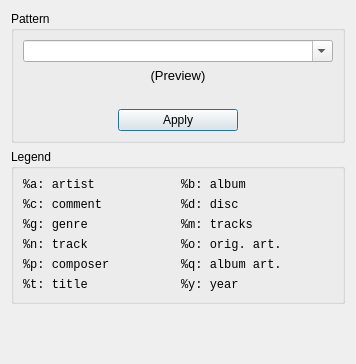
<?xml version="1.0" encoding="UTF-8"?>
<ui version="4.0">
 <class>PatternRename</class>
 <widget class="QWidget" name="PatternRename">
  <property name="geometry">
   <rect>
    <x>0</x>
    <y>0</y>
    <width>356</width>
    <height>364</height>
   </rect>
  </property>
  <property name="windowTitle">
   <string>Form</string>
  </property>
  <layout class="QVBoxLayout" name="verticalLayout" stretch="0,0,1">
   <item>
    <widget class="QGroupBox" name="groupBox">
     <property name="title">
      <string>Pattern</string>
     </property>
     <layout class="QVBoxLayout" name="verticalLayout_2">
      <item>
       <widget class="QComboBox" name="inputPattern">
        <property name="editable">
         <bool>true</bool>
        </property>
        <property name="placeholderText">
         <string>%a/%y - %b/%n - %t</string>
        </property>
       </widget>
      </item>
      <item>
       <widget class="QLabel" name="preview">
        <property name="font">
         <font>
          <pointsize>10</pointsize>
         </font>
        </property>
        <property name="text">
         <string>(Preview)</string>
        </property>
        <property name="alignment">
         <set>Qt::AlignmentFlag::AlignCenter</set>
        </property>
       </widget>
      </item>
      <item>
       <spacer name="verticalSpacer">
        <property name="orientation">
         <enum>Qt::Orientation::Vertical</enum>
        </property>
        <property name="sizeType">
         <enum>QSizePolicy::Policy::Preferred</enum>
        </property>
        <property name="sizeHint" stdset="0">
         <size>
          <width>20</width>
          <height>20</height>
         </size>
        </property>
       </spacer>
      </item>
      <item>
       <layout class="QHBoxLayout" name="horizontalLayout">
        <item>
         <spacer name="horizontalSpacer">
          <property name="orientation">
           <enum>Qt::Orientation::Horizontal</enum>
          </property>
          <property name="sizeHint" stdset="0">
           <size>
            <width>40</width>
            <height>20</height>
           </size>
          </property>
         </spacer>
        </item>
        <item>
         <widget class="QPushButton" name="pushButton">
          <property name="minimumSize">
           <size>
            <width>120</width>
            <height>0</height>
           </size>
          </property>
          <property name="text">
           <string>Apply</string>
          </property>
          <property name="autoDefault">
           <bool>false</bool>
          </property>
          <property name="default">
           <bool>true</bool>
          </property>
         </widget>
        </item>
        <item>
         <spacer name="horizontalSpacer_2">
          <property name="orientation">
           <enum>Qt::Orientation::Horizontal</enum>
          </property>
          <property name="sizeHint" stdset="0">
           <size>
            <width>40</width>
            <height>20</height>
           </size>
          </property>
         </spacer>
        </item>
       </layout>
      </item>
     </layout>
    </widget>
   </item>
   <item>
    <widget class="QGroupBox" name="groupBox_2">
     <property name="title">
      <string>Legend</string>
     </property>
     <layout class="QGridLayout" name="gridLayout">
      <item row="0" column="0">
       <widget class="QLabel" name="label_2">
        <property name="font">
         <font>
          <family>Monospace</family>
         </font>
        </property>
        <property name="text">
         <string>%a: artist</string>
        </property>
       </widget>
      </item>
      <item row="0" column="1">
       <widget class="QLabel" name="label_3">
        <property name="font">
         <font>
          <family>Monospace</family>
         </font>
        </property>
        <property name="text">
         <string>%b: album</string>
        </property>
       </widget>
      </item>
      <item row="1" column="0">
       <widget class="QLabel" name="label_4">
        <property name="font">
         <font>
          <family>Monospace</family>
         </font>
        </property>
        <property name="text">
         <string>%c: comment</string>
        </property>
       </widget>
      </item>
      <item row="1" column="1">
       <widget class="QLabel" name="label_9">
        <property name="font">
         <font>
          <family>Monospace</family>
         </font>
        </property>
        <property name="text">
         <string>%d: disc</string>
        </property>
       </widget>
      </item>
      <item row="2" column="0">
       <widget class="QLabel" name="label_5">
        <property name="font">
         <font>
          <family>Monospace</family>
         </font>
        </property>
        <property name="text">
         <string>%g: genre</string>
        </property>
       </widget>
      </item>
      <item row="2" column="1">
       <widget class="QLabel" name="label_10">
        <property name="font">
         <font>
          <family>Monospace</family>
         </font>
        </property>
        <property name="text">
         <string>%m: tracks</string>
        </property>
       </widget>
      </item>
      <item row="3" column="0">
       <widget class="QLabel" name="label_6">
        <property name="font">
         <font>
          <family>Monospace</family>
         </font>
        </property>
        <property name="text">
         <string>%n: track</string>
        </property>
       </widget>
      </item>
      <item row="3" column="1">
       <widget class="QLabel" name="label_11">
        <property name="font">
         <font>
          <family>Monospace</family>
         </font>
        </property>
        <property name="text">
         <string>%o: orig. art.</string>
        </property>
       </widget>
      </item>
      <item row="4" column="0">
       <widget class="QLabel" name="label_7">
        <property name="font">
         <font>
          <family>Monospace</family>
         </font>
        </property>
        <property name="text">
         <string>%p: composer</string>
        </property>
       </widget>
      </item>
      <item row="4" column="1">
       <widget class="QLabel" name="label_12">
        <property name="font">
         <font>
          <family>Monospace</family>
         </font>
        </property>
        <property name="text">
         <string>%q: album art.</string>
        </property>
       </widget>
      </item>
      <item row="5" column="0">
       <widget class="QLabel" name="label_8">
        <property name="font">
         <font>
          <family>Monospace</family>
         </font>
        </property>
        <property name="text">
         <string>%t: title</string>
        </property>
       </widget>
      </item>
      <item row="5" column="1">
       <widget class="QLabel" name="label_13">
        <property name="font">
         <font>
          <family>Monospace</family>
         </font>
        </property>
        <property name="text">
         <string>%y: year</string>
        </property>
       </widget>
      </item>
     </layout>
    </widget>
   </item>
   <item>
    <spacer name="verticalSpacer_2">
     <property name="orientation">
      <enum>Qt::Orientation::Vertical</enum>
     </property>
     <property name="sizeHint" stdset="0">
      <size>
       <width>20</width>
       <height>40</height>
      </size>
     </property>
    </spacer>
   </item>
  </layout>
 </widget>
 <resources/>
 <connections/>
</ui>
